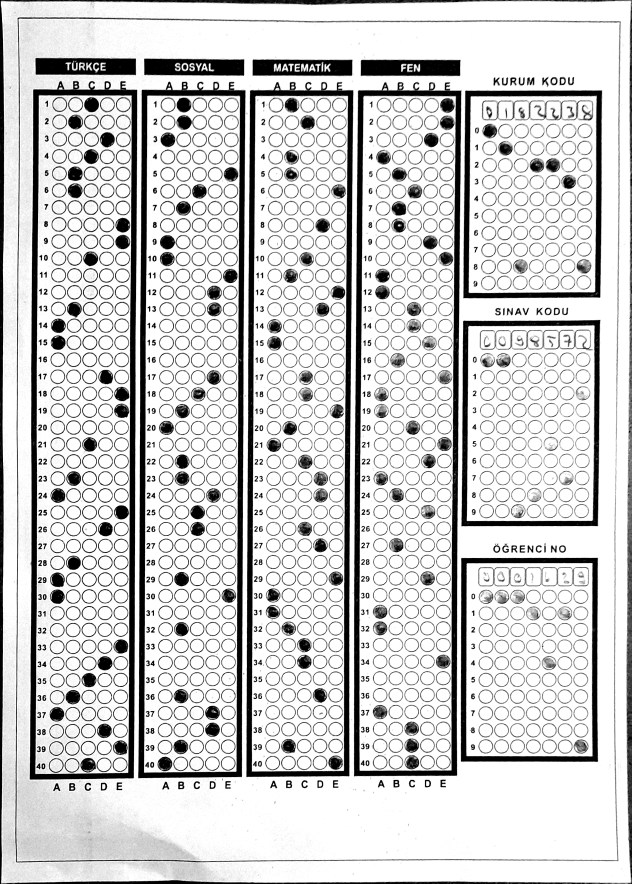
#> input picture v4/ornekler/1+.jpeg, 1895 x 2650 px (shown at 1/3 size)
$ python Test.py
#> lines starting #> are read from the running program, lines starting #| are printed output that depends on the picture; after the words box and inside, x2 and y2 are one past the last pixel; in counts of white or black regions, pixels touching at a corner belong together
### v2/utils.py
# -*- coding: utf-8 -*-
"""
Created on Sun Jan 24 13:38:45 2021

@author: yazılım
"""


"""

utils

"""

import cv2

import numpy as np

## TO STACK ALL THE IMAGES IN ONE WINDOW
# [35 lines left out: function stackImages, not called in this run]

def reorder(myPoints):

    myPoints = myPoints.reshape((4, 2)) # REMOVE EXTRA BRACKET
    #print(myPoints)
    myPointsNew = np.zeros((4, 1, 2), np.int32) # NEW MATRIX WITH ARRANGED POINTS
    add = myPoints.sum(1)
    #print(add)
    #print(np.argmax(add))
    myPointsNew[0] = myPoints[np.argmin(add)]  #[0,0]
    myPointsNew[3] =myPoints[np.argmax(add)]   #[w,h]
    diff = np.diff(myPoints, axis=1)
    myPointsNew[1] =myPoints[np.argmin(diff)]  #[w,0]
    myPointsNew[2] = myPoints[np.argmax(diff)] #[h,0]
    #print(diff)

    return myPointsNew

def rectContour(contours):

    rectCon = []
    max_area = 0
    for i in contours:
        area = cv2.contourArea(i)
        #print(area)
        if area > 50:
            peri = cv2.arcLength(i, True)
            approx = cv2.approxPolyDP(i, 0.02 * peri, True)
            #print("koşeler:",len(approx))
            if len(approx) == 4:
                rectCon.append(i)
    #print(rectCon)
    rectCon = sorted(rectCon, key=cv2.contourArea,reverse=True)
    #print(len(rectCon))
    return rectCon

def getCornerPoints(cont):
    peri = cv2.arcLength(cont, True) # LENGTH OF CONTOUR
    approx = cv2.approxPolyDP(cont, 0.02 * peri, True) # APPROXIMATE THE POLY TO GET CORNER POINTS
    return approx

# [46 lines left out: functions splitBoxes, drawGrid, showAnswers, not called in this run]

### v4/Test.py
# -*- coding: utf-8 -*-
"""
Created on Fri Feb 19 15:55:56 2021

@author: yazılım
"""


"""

Test için gönderme


"""


# -*- coding: utf-8 -*-
"""
Created on Tue Feb 16 22:22:32 2021

@author: yazılım
"""


"""

Bionluk Yeni optik kod okuma Projesi


"""


import json
from imutils.perspective import four_point_transform
from imutils import contours
import numpy as np
import argparse
import imutils
import cv2
import utils


sozluk={"0":"a",
"1":"b",
"2":"c",
"3":"ç",
"4":"d",
"5":"e",
"6":"f",
"7":"g",
"8":"ğ",
"9":"h",
"10":"ı",
"11":"i",
"12":"j",
"13":"k",
"14":"l",
"15":"m",
"16":"n",
"17":"o",
"18":"ö",
"19":"p",
"20":"r",
"21":"s",
"22":"ş",
"23":"t",
"24":"u",
"25":"ü",
"26":"v",
"27":"y",
"28":"z"}


path = "ornekler/1+.jpeg"

heightImg = 700
widthImg  = 700
try:

    img= cv2.imread(path)
#> img is the input picture: shape (2650, 1895, 3); min 0, max 255, mean 205.1

    #hazırlık ^^^^^^^^^^^^
    img= cv2.resize(img,(widthImg,heightImg))
#> img: shape (700, 700, 3)

    imgContours = img.copy()
    imgBiggestContours = img.copy()

    imgGray = cv2.cvtColor(img,cv2.COLOR_BGR2GRAY)
    imgBlur = cv2.GaussianBlur(imgGray,(5,5),1)
    imgCanny = cv2.Canny(imgBlur,10,50)
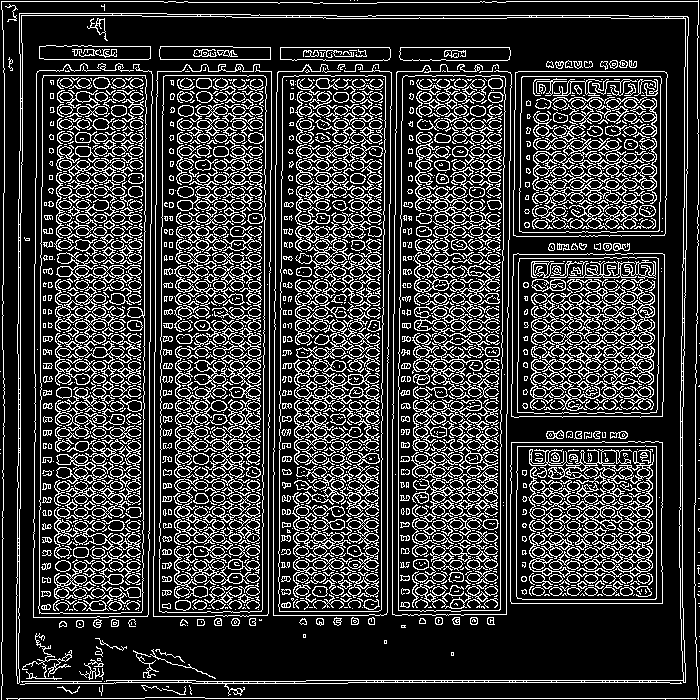
#> imgCanny: shape (700, 700); 21.6% white in thin lines or dots

    contours, hierarchy = cv2.findContours(imgCanny,cv2.RETR_EXTERNAL,cv2.CHAIN_APPROX_NONE)
#> contours = 147 contours, 96 with area under 20; largest, box (x1, y1, x2, y2) and area: (38, 75, 147, 614) 55596, (159, 75, 267, 613) 55128, (278, 75, 386, 612) 54783, (398, 75, 506, 612) 54737, (513, 71, 668, 237) 24974
    cv2.drawContours(imgContours,contours,-1,(0,255,0),10)
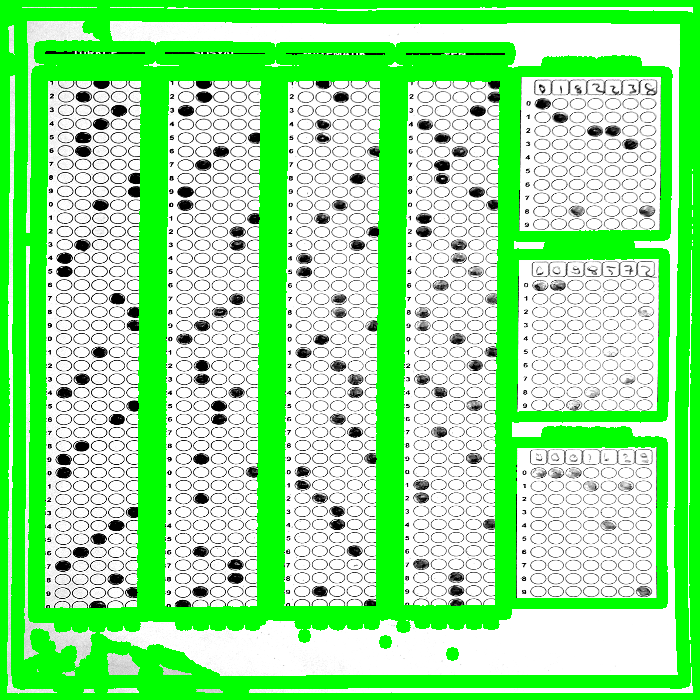
#> imgContours: shape (700, 700, 3); mean B, G, R 144.5, 234.8, 144.5
    rectCon= utils.rectContour(contours)
#> the loop in rectContour, `for i in contours:` made 147 passes
#> (area, peri, approx) on passes 66, 84, 93, 94, 95, 96, 97: (24387, 634.8, [[662, 442], [511, 442], [511, 603], [662, 603]]), (24596, 635.9, [[513, 254], [511, 416], [662, 416], [664, 254]]), (54737, 1295.7, [[405, 75], [398, 610], [499, 610], [505, 78]]), (54783, 1301, [[283, 76], [278, 606], [378, 611], [385, 76]]), (55128, 1313.8, [[165, 75], [159, 611], [261, 611], [266, 78]]), (55596.5, 1308.4, [[43, 75], [38, 608], [141, 612], [146, 79]]), (24974, 638.8, [[515, 72], [513, 235], [664, 235], [666, 72]])
#> after the loop in rectContour, `for i in contours:`: rectCon = 11 contours; largest, box (x1, y1, x2, y2) and area: (38, 75, 147, 614) 55596, (159, 75, 267, 613) 55128, (278, 75, 386, 612) 54783, (398, 75, 506, 612) 54737, (513, 71, 668, 237) 24974

    #cv2.imshow("gosterme paper", imgContours)
    #cv2.waitKey(0)

    #ad-soyad kısmı
    biggestContour_1 = utils.getCornerPoints(rectCon[0])
#> in getCornerPoints, `peri = cv2.arcLength(cont, True)`: peri = 1308.4
#> in getCornerPoints, `approx = cv2.approxPolyDP(cont, 0.02 * peri, True)`: approx = [[43, 75], [38, 608], [141, 612], [146, 79]]
#> biggestContour_1 = [[43, 75], [38, 608], [141, 612], [146, 79]]
    #sosyal kısmı
    biggestContour_2 = utils.getCornerPoints(rectCon[1])
#> biggestContour_2 = [[165, 75], [159, 611], [261, 611], [266, 78]]
    #fen kısmı
    biggestContour_3=utils.getCornerPoints(rectCon[2])
#> biggestContour_3 = [[283, 76], [278, 606], [378, 611], [385, 76]]
    #matematik
    biggestContour_4=utils.getCornerPoints(rectCon[3])
#> biggestContour_4 = [[405, 75], [398, 610], [499, 610], [505, 78]]
    #Türkçe kısmı
    biggestContour_5=utils.getCornerPoints(rectCon[4])
#> biggestContour_5 = [[515, 72], [513, 235], [664, 235], [666, 72]]
    #Kurum kodu
    biggestContour_6=utils.getCornerPoints(rectCon[5])
#> biggestContour_6 = [[513, 254], [511, 416], [662, 416], [664, 254]]
    #Sınav Kodu
    biggestContour_7=utils.getCornerPoints(rectCon[6])
#> biggestContour_7 = [[662, 442], [511, 442], [511, 603], [662, 603]]
    #ögr no
    biggestContour_8=utils.getCornerPoints(rectCon[7])
#> biggestContour_8 = [[39, 46], [44, 59], [150, 58], [150, 46]]
    #gereksiz
    biggestContour_9=utils.getCornerPoints(rectCon[8])
#> biggestContour_9 = [[399, 51], [403, 60], [510, 55], [509, 47]]
    #Kitapçık
    biggestContour_10=utils.getCornerPoints(rectCon[9])
#> biggestContour_10 = [[159, 49], [160, 59], [270, 59], [270, 47]]
    # [4 lines of commented-out code are left out]

    cv2.drawContours(imgBiggestContours,biggestContour_1,-1,(0,255,0),20)
    cv2.drawContours(imgBiggestContours,biggestContour_2,-1,(255,200,0),20)
    cv2.drawContours(imgBiggestContours,biggestContour_3,-1,(100,255,0),20)
    cv2.drawContours(imgBiggestContours,biggestContour_4,-1,(255,0,59),20)
    cv2.drawContours(imgBiggestContours,biggestContour_5,-1,(45,255,79),20)
    cv2.drawContours(imgBiggestContours,biggestContour_6,-1,(255,99,67),20)
    cv2.drawContours(imgBiggestContours,biggestContour_7,-1,(89,255,98),20)
    cv2.drawContours(imgBiggestContours,biggestContour_8,-1,(0,255,0),20)
    cv2.drawContours(imgBiggestContours,biggestContour_9,-1,(255,235,99),20)
    cv2.drawContours(imgBiggestContours,biggestContour_10,-1,(0,255,0),20)


    #cv2.imshow("gosterme paper", imgBiggestContours)
    #cv2.waitKey(0)
except:

    imgBiggestContours = img.copy()

    biggestContour_1 = utils.getCornerPoints(rectCon[0])

    cv2.drawContours(imgBiggestContours,biggestContour_1,-1,(0,255,0),20)

    biggestContour=utils.reorder(biggestContour_1)


    ##cv2.imshow("gosterme paper", imgBiggestContours)
    ##cv2.waitKey(0)


    heightImg = 1080
    widthImg  = 720
    #imgBiggestContours = cv2.resize(imgBiggestContours, (heightImg, widthImg))


    pt1= np.float32(biggestContour)
    pt2 = np.float32([[0,0],[widthImg,0],[0,heightImg],[widthImg,heightImg]])
    matrix = cv2.getPerspectiveTransform(pt1,pt2)
    imgWarpColored= cv2.warpPerspective(img,matrix,(widthImg,heightImg))

    ##cv2.imshow("cropped", imgWarpColored)
    ##cv2.waitKey(0)


    img= imgWarpColored

    #hazırlık ^^^^^^^^^^^^
    img= cv2.resize(img,(widthImg,heightImg))

    imgContours = img.copy()
    imgBiggestContours = img.copy()

    imgGray = cv2.cvtColor(img,cv2.COLOR_BGR2GRAY)
    imgBlur = cv2.GaussianBlur(imgGray,(5,5),1)
    imgCanny = cv2.Canny(imgBlur,10,50)

    contours, hierarchy = cv2.findContours(imgCanny,cv2.RETR_EXTERNAL,cv2.CHAIN_APPROX_NONE)
    cv2.drawContours(imgContours,contours,-1,(0,255,0),10)
    rectCon= utils.rectContour(contours)

    ##cv2.imshow("gosterme paper", imgContours)
    ##cv2.waitKey(0)

    #ad-soyad kısmı
    biggestContour_1 = utils.getCornerPoints(rectCon[0])
    #sosyal kısmı
    biggestContour_2 = utils.getCornerPoints(rectCon[1])
    #fen kısmı
    biggestContour_3=utils.getCornerPoints(rectCon[2])
    #matematik
    biggestContour_4=utils.getCornerPoints(rectCon[3])
    #Türkçe kısmı
    biggestContour_5=utils.getCornerPoints(rectCon[4])
    #Kurum kodu
    biggestContour_6=utils.getCornerPoints(rectCon[5])
    #Sınav Kodu
    biggestContour_7=utils.getCornerPoints(rectCon[6])
    #ögr no
    biggestContour_8=utils.getCornerPoints(rectCon[7])
    #gereksiz
    biggestContour_9=utils.getCornerPoints(rectCon[8])
    #Kitapçık
    biggestContour_10=utils.getCornerPoints(rectCon[9])

    #print(len(biggestContour))
    #print(biggestContour)
    #print(gradePoints)

    cv2.drawContours(imgBiggestContours,biggestContour_1,-1,(0,255,0),20)
    cv2.drawContours(imgBiggestContours,biggestContour_2,-1,(255,200,0),20)
    cv2.drawContours(imgBiggestContours,biggestContour_3,-1,(100,255,0),20)
    cv2.drawContours(imgBiggestContours,biggestContour_4,-1,(255,0,59),20)
    cv2.drawContours(imgBiggestContours,biggestContour_5,-1,(45,255,79),20)
    cv2.drawContours(imgBiggestContours,biggestContour_6,-1,(255,99,67),20)
    cv2.drawContours(imgBiggestContours,biggestContour_7,-1,(89,255,98),20)
    cv2.drawContours(imgBiggestContours,biggestContour_8,-1,(0,255,0),20)
    cv2.drawContours(imgBiggestContours,biggestContour_9,-1,(255,235,99),20)
    #cv2.drawContours(imgBiggestContours,biggestContour_10,-1,(0,255,0),20)


    #cv2.imshow("gosterme paper", imgBiggestContours)
    #cv2.waitKey(0)


"""

Sıralama hatası çözümü

"""


print("Türkçe:%s \n sosyal:%s \n matematik:%s \n fen:%s \n kurum:%s \n sınav:%s \n ogr:%s \n"%(biggestContour_1,biggestContour_2,biggestContour_3,biggestContour_4,biggestContour_5,biggestContour_6,biggestContour_7))
#> (printed output is left out)

siralama=[]
sag_siralama=[]
siralama.append(biggestContour_1[0][0][0])
siralama.append(biggestContour_2[0][0][0])
siralama.append(biggestContour_3[0][0][0])
siralama.append(biggestContour_4[0][0][0])
sag_siralama.append(biggestContour_5[0][0][1])
sag_siralama.append(biggestContour_6[0][0][1])
sag_siralama.append(biggestContour_7[0][0][1])

siralama.sort()
sag_siralama.sort()


if sag_siralama[0]==biggestContour_5[0][0][1]:
    kurum_kisimi=biggestContour_5
#> kurum_kisimi = [[515, 72], [513, 235], [664, 235], [666, 72]]
elif sag_siralama[0] == biggestContour_6[0][0][1]:
        kurum_kisimi=biggestContour_6
elif sag_siralama[0] == biggestContour_7[0][0][1]:
        kurum_kisimi=biggestContour_7

if sag_siralama[1]==biggestContour_5[0][0][1]:
    sinav_kisimi=biggestContour_5
elif sag_siralama[1] == biggestContour_6[0][0][1]:
        sinav_kisimi=biggestContour_6
#> sinav_kisimi = [[513, 254], [511, 416], [662, 416], [664, 254]]
elif sag_siralama[1] == biggestContour_7[0][0][1]:
        sinav_kisimi=biggestContour_7


if sag_siralama[2]==biggestContour_5[0][0][1]:
    ogr_kisimi=biggestContour_5
elif sag_siralama[2] == biggestContour_6[0][0][1]:
        ogr_kisimi=biggestContour_6
elif sag_siralama[2] == biggestContour_7[0][0][1]:
        ogr_kisimi=biggestContour_7
#> ogr_kisimi = [[662, 442], [511, 442], [511, 603], [662, 603]]


if siralama[0]==biggestContour_1[0][0][0]:
    turkce_kisimi=biggestContour_1
#> turkce_kisimi = [[43, 75], [38, 608], [141, 612], [146, 79]]
elif siralama[0] == biggestContour_2[0][0][0]:
        turkce_kisimi=biggestContour_2
elif siralama[0] == biggestContour_3[0][0][0]:
        turkce_kisimi=biggestContour_3
elif siralama[0] == biggestContour_4[0][0][0]:
        turkce_kisimi=biggestContour_4

if siralama[1]==biggestContour_1[0][0][0]:
    sosyal_Kismi=biggestContour_1
elif siralama[1] == biggestContour_2[0][0][0]:
        sosyal_Kismi=biggestContour_2
#> sosyal_Kismi = [[165, 75], [159, 611], [261, 611], [266, 78]]
elif siralama[1] == biggestContour_3[0][0][0]:
        sosyal_Kismi=biggestContour_3
elif siralama[1] == biggestContour_4[0][0][0]:
        sosyal_Kismi=biggestContour_4

if siralama[2]==biggestContour_1[0][0][0]:
    matematik_Kismi=biggestContour_1
elif siralama[2] == biggestContour_2[0][0][0]:
        matematik_Kismi=biggestContour_2
elif siralama[2] == biggestContour_3[0][0][0]:
        matematik_Kismi=biggestContour_3
#> matematik_Kismi = [[283, 76], [278, 606], [378, 611], [385, 76]]
elif siralama[2] == biggestContour_4[0][0][0]:
        matematik_Kismi=biggestContour_4

if siralama[3]==biggestContour_1[0][0][0]:
    fen_Kismi=biggestContour_1
elif siralama[3] == biggestContour_2[0][0][0]:
        fen_Kismi=biggestContour_2
elif siralama[3] == biggestContour_3[0][0][0]:
        fen_Kismi=biggestContour_3
elif siralama[3] == biggestContour_4[0][0][0]:
        fen_Kismi=biggestContour_4
#> fen_Kismi = [[405, 75], [398, 610], [499, 610], [505, 78]]


"""

Türkçe


"""


imgBiggestContours = img.copy()


biggestContour_1=turkce_kisimi
cv2.drawContours(imgBiggestContours,biggestContour_1,-1,(255,0,59),20)


biggestContour=utils.reorder(biggestContour_1)
#> in reorder, `myPoints = myPoints.reshape((4, 2))`: myPoints = [[43, 75], [38, 608], [141, 612], [146, 79]]
#> in reorder, `add = myPoints.sum(1)`: add = [118, 646, 753, 225]
#> in reorder, `diff = np.diff(myPoints, axis=1)`: diff = [32, 570, 471, -67]
#> biggestContour = [[43, 75], [146, 79], [38, 608], [141, 612]]


#cv2.imshow("gosterme paper", imgBiggestContours)
#cv2.waitKey(0)


heightImg = 1363
widthImg  = 199
#imgBiggestContours = cv2.resize(imgBiggestContours, (heightImg, widthImg))


pt1= np.float32(biggestContour)
#> pt1 = [[43, 75], [146, 79], [38, 608], [141, 612]]
pt2 = np.float32([[0,0],[widthImg,0],[0,heightImg],[widthImg,heightImg]])
matrix = cv2.getPerspectiveTransform(pt1,pt2)
#> matrix = [[1.93, 0.0181, -84.41], [-0.0993, 2.56, -187.5], [-1.31e-18, -7.93e-20, 1]]
imgWarpColored= cv2.warpPerspective(img,matrix,(widthImg,heightImg))


gray = cv2.cvtColor(imgWarpColored, cv2.COLOR_BGR2GRAY)
crop_img = gray[15:1363, 38:189]
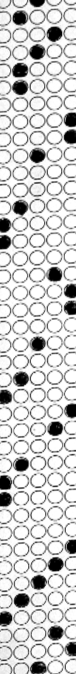
#> crop_img: shape (1348, 151) (shown at 1/2 size); min 0, max 255, mean 203.3
#cv2.imshow("cropped", crop_img)
#cv2.waitKey(0)


docCnt = None
#crop_img=four_point_transform(crop_img, docCnt.reshape(4, 2))
thresh = cv2.threshold(crop_img, 0, 255,
	cv2.THRESH_BINARY_INV | cv2.THRESH_OTSU)[1]
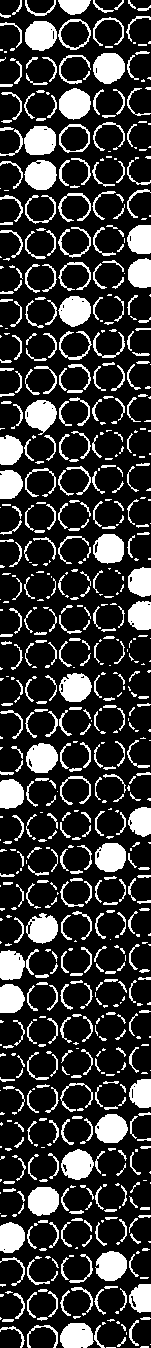
#> thresh: shape (1348, 151); 22.1% white; 727 white regions (297 under 20 px), largest, box (x1, y1, x2, y2) and area: (93, 53, 125, 84) 771, (24, 126, 56, 155) 771, (59, 88, 91, 120) 768


#bu kısımda kesme işlemi yapabilirsin ad ve soyad için

#thresh = cv2.resize(thresh, (199, 1363))


#cv2.imshow("gosterme", thresh)                            # Show image

###cv2.imshow("gosterme paper", imgBiggestContours)
#cv2.waitKey(0)


threshd = cv2.resize(thresh, (900, 1600))
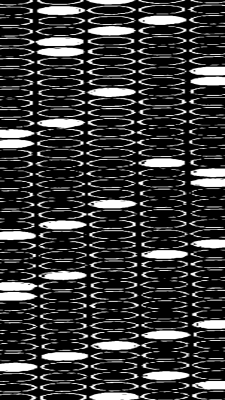
#> threshd: shape (1600, 900) (shown at 1/4 size); min 0, max 255, mean 56.3

##cv2.imshow("gosterme", threshd)                            # Show image

###cv2.imshow("gosterme paper", imgBiggestContours)
##cv2.waitKey(0)


"""
#kontrolcüm
for i in range (1,50):
    try:

        rows = np.vsplit(threshd,i)
        print(i)
    except:
        print("hata")

"""


def splitBoxes(img):


    #rows = np.hsplit(threshd,5)
    rows = np.vsplit(threshd,40)
#> rows = 40 items
    ###cv2.imshow("split",rows[5])
    ###cv2.waitKey(0)

    boxes =[]
    for r in rows:
        cols = np.hsplit(r,5)

        ###cv2.imshow("split",cols[0])
        ###cv2.waitKey(0)
        for box in cols:
            boxes.append(box)
#> this loop made 40 passes
#> after the loop, boxes = 200 items
            ###cv2.imshow("split",box)
            ###cv2.waitKey(0)
    return boxes

boxes=splitBoxes(threshd)
#> boxes = 200 items
###cv2.imshow("test",boxes[6])
###cv2.waitKey(0)


#print(cv2.countNonZero(boxes[0]),cv2.countNonZero(boxes[6]))


#cevap alma

myPixelVal=np.zeros((40,5))


countC=0
countR=0
cvp_sil=[]
for image in boxes:
    totalPixels = cv2.countNonZero(image)
    cvp_sil.append(totalPixels)
#> this loop made 200 passes
#> totalPixels on passes 1 to 3: 1953, 3285, 3721
#> after the loop, cvp_sil = 200 values, max 5415 at index 102, min 1182 at index 98, mean 2215.5

cvp_sil=np.array(cvp_sil)
cvp_sil=cvp_sil.reshape(40,5)
#> cvp_sil = 40 rows, first 6: [1953, 3285, 3721, 1848, 1934], [1865, 3840, 2007, 3408, 1779], [1785, 1625, 3259, 3487, 1772], [1949, 2554, 4376, 1784, 1697], [2337, 5116, 2000, 1382, 1527], [1975, 4546, 2102, 1751, 1955]
#cvp_sil[27]
myPixelVal=cvp_sil
#> myPixelVal has the same summary as cvp_sil

#TEST
#İLK 1,2,3,4 VB 2. A,B,C,D

#myPixelVal[26][2]


turkce_cvp_anahtari = """{  }"""
turkce_cvp_anahtari_gercek = json.loads(turkce_cvp_anahtari)


cevap_kontrolcu=[]
for x in range (0,40):
    arr=myPixelVal[x]
    #print("arr",arr)
    arr_kont=np.amax(arr)
    kontrol_veri=arr_kont
    cevap_kontrolcu = arr.tolist()
    if kontrol_veri >= 3000:
        #print("adanam")
        for i in range (0,5):
            kontrol=cevap_kontrolcu[i]
            #print(kontrol)
            i+=1
            if kontrol==kontrol_veri:
                #print("dogru")
                yeri=cevap_kontrolcu.index(kontrol)
                if yeri == 0:
                    gercek_cvp="a"
                elif yeri == 1:
                    gercek_cvp="b"
                elif yeri == 2:
                    gercek_cvp="c"
                elif yeri == 3:
                    gercek_cvp="d"
                elif yeri == 4:
                    gercek_cvp="e"

                print("Türkçe %s sorunun cevabı:%s"%((x+1),gercek_cvp))
                turkce_cvp_anahtari_gercek[x+1] = gercek_cvp
#> this loop made 40 passes
#> (arr_kont, kontrol_veri, cevap_kontrolcu) on passes 1 to 8: (3721, 3721, [1953, 3285, 3721, 1848, 1934]), (3840, 3840, [1865, 3840, 2007, 3408, 1779]), (3487, 3487, [1785, 1625, 3259, 3487, 1772]), (4376, 4376, [1949, 2554, 4376, 1784, 1697]), (5116, 5116, [2337, 5116, 2000, 1382, 1527]), (4546, 4546, [1975, 4546, 2102, 1751, 1955]), (2690, 2690, [2000, 1715, 1931, 1621, 2690]), (4781, 4781, [1724, 1724, 2189, 1726, 4781])
#> after the loop, i = 5; turkce_cvp_anahtari_gercek = 31 items


"""

Sosyal


"""


imgBiggestContours = img.copy()


biggestContour_1=sosyal_Kismi
#> biggestContour_1 = [[165, 75], [159, 611], [261, 611], [266, 78]]
cv2.drawContours(imgBiggestContours,biggestContour_1,-1,(255,0,59),20)
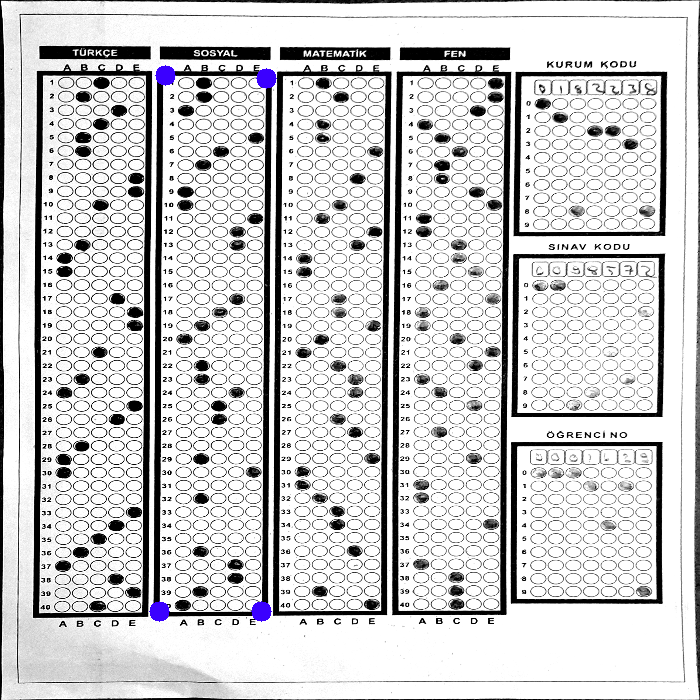
#> imgBiggestContours: shape (700, 700, 3); mean B, G, R 205.3, 204.7, 204.8


biggestContour=utils.reorder(biggestContour_1)
#> biggestContour = [[165, 75], [266, 78], [159, 611], [261, 611]]


#cv2.imshow("gosterme paper", imgBiggestContours)
#cv2.waitKey(0)


heightImg = 1363
widthImg  = 199
#imgBiggestContours = cv2.resize(imgBiggestContours, (heightImg, widthImg))


pt1= np.float32(biggestContour)
#> pt1 = [[165, 75], [266, 78], [159, 611], [261, 611]]
pt2 = np.float32([[0,-5],[widthImg,0],[0,heightImg],[widthImg,heightImg]])
matrix = cv2.getPerspectiveTransform(pt1,pt2)
#> matrix = [[1.96, 0.022, -325.4], [-0.027, 2.57, -193.4], [-1.98e-05, 1.77e-05, 1]]
imgWarpColored= cv2.warpPerspective(img,matrix,(widthImg,heightImg))
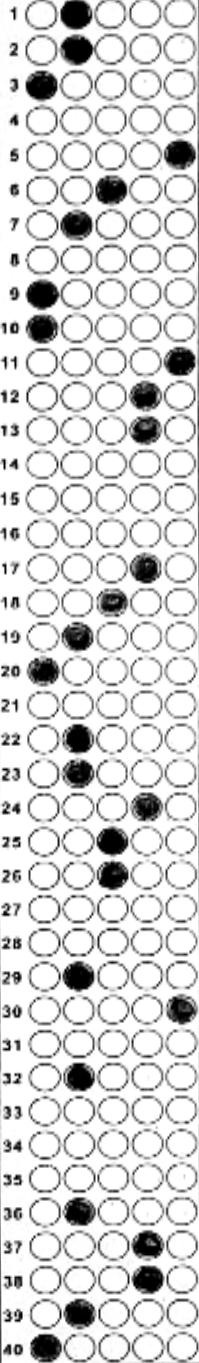
#> imgWarpColored: shape (1363, 199, 3); min 0, max 255, mean 213.5


gray = cv2.cvtColor(imgWarpColored, cv2.COLOR_BGR2GRAY)
crop_img = gray[15:1363, 39:189]
#> crop_img: shape (1348, 150)
#> (the rest of the program and of its run is left out)
